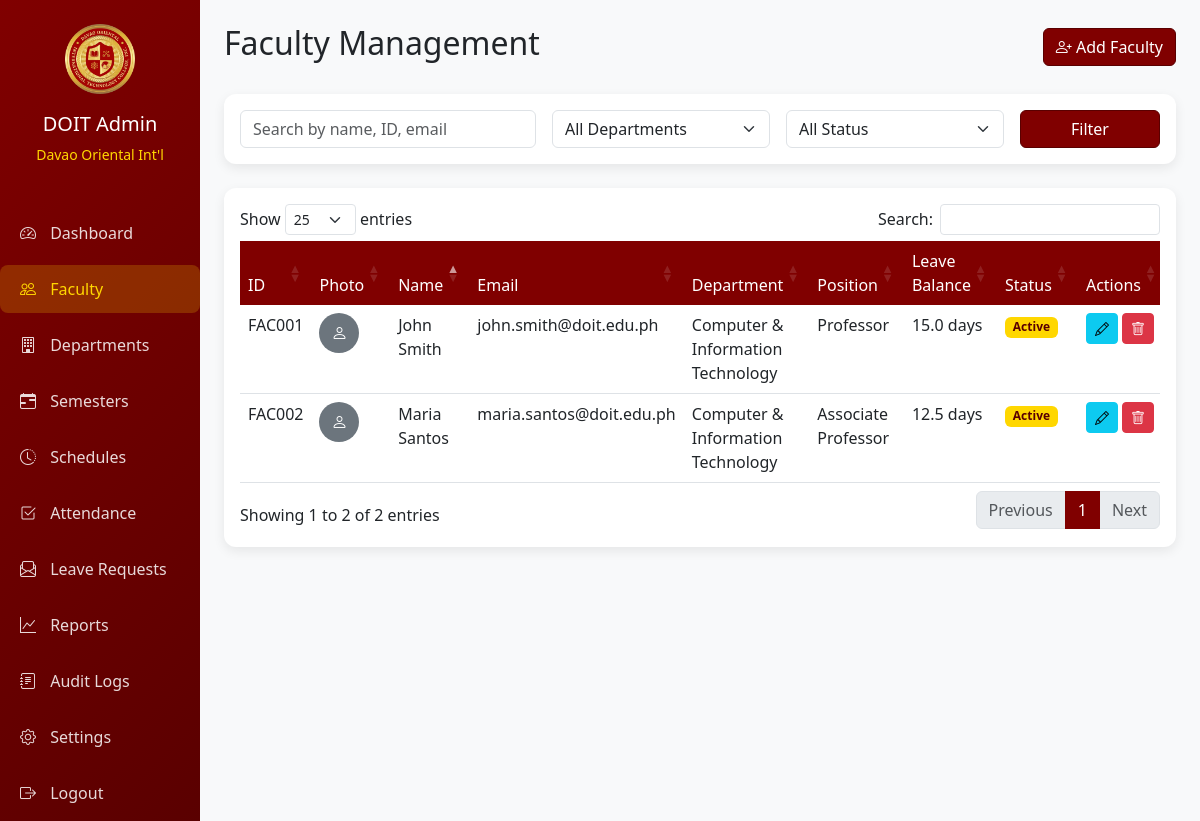
The page /admin/faculty.php (signed in) on the database its author committed.
### tables this page shows
CREATE TABLE `settings` (
  `id` int(11) NOT NULL,
  `setting_key` varchar(100) NOT NULL,
  `setting_value` text DEFAULT NULL,
  `updated_at` timestamp NOT NULL DEFAULT current_timestamp() ON UPDATE current_timestamp()
);

CREATE TABLE `users` (
  `id` int(11) NOT NULL,
  `employee_id` varchar(50) DEFAULT NULL,
  `first_name` varchar(100) NOT NULL,
  `last_name` varchar(100) NOT NULL,
  `email` varchar(100) NOT NULL,
  `password_hash` varchar(255) NOT NULL,
  `role` enum('admin','faculty') DEFAULT 'faculty',
  `department_id` int(11) DEFAULT NULL,
  `position` varchar(100) DEFAULT NULL,
  `hire_date` date DEFAULT NULL,
  `contact_number` varchar(20) DEFAULT NULL,
  `profile_photo` varchar(255) DEFAULT NULL,
  `status` enum('active','inactive') DEFAULT 'active',
  `leave_balance` decimal(5,2) DEFAULT 15.00,
  `last_login` timestamp NULL DEFAULT NULL,
  `created_at` timestamp NOT NULL DEFAULT current_timestamp()
);

CREATE TABLE `departments` (
  `id` int(11) NOT NULL,
  `code` varchar(20) NOT NULL,
  `name` varchar(100) NOT NULL,
  `created_at` timestamp NOT NULL DEFAULT current_timestamp()
);

### includes/functions.php (called while the page is built, shortened)
<?php
function getSetting($pdo, $key) {
    $stmt = $pdo->prepare("SELECT setting_value FROM settings WHERE setting_key = ?");
    $stmt->execute([$key]);
    return $stmt->fetchColumn();
}
?>

### admin/faculty.php (the view, shortened to what this page needs)
<?php
require_once '../config/database.php';
require_once '../includes/functions.php';
$search = $_GET['search'] ?? '';
$query = "SELECT u.*, d.name as department_name FROM users u LEFT JOIN departments d ON u.department_id = d.id WHERE u.role = 'faculty'";
$params = [];
$query .= " ORDER BY u.first_name";
$stmt = $pdo->prepare($query);
$stmt->execute($params);
$faculty_list = $stmt->fetchAll();
?>
<!DOCTYPE html>
<html lang="en">
<head>
    <link href="https://cdn.jsdelivr.net/npm/bootstrap@5.3.0/dist/css/bootstrap.min.css" rel="stylesheet">
    <link href="https://cdn.jsdelivr.net/npm/bootstrap-icons@1.10.0/font/bootstrap-icons.css" rel="stylesheet">
    <link href="https://cdn.datatables.net/1.13.6/css/dataTables.bootstrap5.min.css" rel="stylesheet">
    <link rel="stylesheet" href="../assets/css/theme.css">
</head>
<body>
    <div class="container-fluid">
        <div class="row">
            <div class="col-md-2 p-0 sidebar">
                <?php include '../includes/admin-sidebar.php'; ?>
            </div>
            <div class="col-md-10 p-4">
                <div class="d-flex justify-content-between align-items-center mb-4">
                    <h2>Faculty Management</h2>
                    <button class="btn btn-primary" data-bs-toggle="modal" data-bs-target="#addFacultyModal">
                        <i class="bi bi-person-plus"></i> Add Faculty
                    </button>
                </div>
                <div class="card mb-4">
                    <div class="card-body">
                        <form method="GET" class="row g-3">
                            <div class="col-md-4">
                                <input type="text" class="form-control" name="search" placeholder="Search by name, ID, email" value="<?php echo htmlspecialchars($search); ?>">
                            </div>
                            <div class="col-md-3">
                                <select class="form-select" name="department">
                                    <option value="">All Departments</option>
                                </select>
                            </div>
                            <div class="col-md-3">
                                <select class="form-select" name="status">
                                    <option value="">All Status</option>
                                </select>
                            </div>
                            <div class="col-md-2">
                                <button type="submit" class="btn btn-primary w-100">Filter</button>
                            </div>
                        </form>
                    </div>
                </div>
                <div class="card">
                    <div class="card-body">
                        <div class="table-responsive">
                            <table class="table table-hover" id="facultyTable">
                                <thead>
                                    <tr>
                                        <th>ID</th>
                                        <th>Photo</th>
                                        <th>Name</th>
                                        <th>Email</th>
                                        <th>Department</th>
                                        <th>Position</th>
                                        <th>Leave Balance</th>
                                        <th>Status</th>
                                        <th>Actions</th>
                                    </tr>
                                </thead>
                                <tbody>
                                    <?php foreach ($faculty_list as $faculty): ?>
                                    <tr>
                                        <td><?php echo htmlspecialchars($faculty['employee_id']); ?></td>
                                        <td>
                                            <?php if ($faculty['profile_photo']): ?>
                                                <img src="../assets/uploads/profile_photos/<?php echo $faculty['profile_photo']; ?>" width="40" height="40" class="rounded-circle">
                                            <?php else: ?>
                                                <div class="bg-secondary rounded-circle d-inline-flex align-items-center justify-content-center" style="width: 40px; height: 40px;">
                                                    <i class="bi bi-person text-white"></i>
                                                </div>
                                            <?php endif; ?>
                                        </td>
                                        <td><?php echo htmlspecialchars($faculty['first_name'] . ' ' . $faculty['last_name']); ?></td>
                                        <td><?php echo htmlspecialchars($faculty['email']); ?></td>
                                        <td><?php echo htmlspecialchars($faculty['department_name'] ?? 'N/A'); ?></td>
                                        <td><?php echo htmlspecialchars($faculty['position']); ?></td>
                                        <td><?php echo number_format($faculty['leave_balance'], 1); ?> days</td>
                                        <td>
                                            <span class="badge bg-<?php echo $faculty['status'] == 'active' ? 'success' : 'danger'; ?>">
                                                <?php echo ucfirst($faculty['status']); ?>
                                            </span>
                                        </td>
                                        <td>
                                            <button class="btn btn-sm btn-info" onclick="editFaculty(<?php echo $faculty['id']; ?>)">
                                                <i class="bi bi-pencil"></i>
                                            </button>
                                            <button class="btn btn-sm btn-danger" onclick="deleteFaculty(<?php echo $faculty['id']; ?>, '<?php echo htmlspecialchars($faculty['first_name'] . ' ' . $faculty['last_name']); ?>')">
                                                <i class="bi bi-trash"></i>
                                            </button>
                                        </td>
                                    </tr>
                                    <?php endforeach; ?>
                                </tbody>
                            </table>
                        </div>
                    </div>
                </div>
            </div>
        </div>
    </div>
</body>
</html>

### includes/admin-sidebar.php (shortened to what this page needs)
<?php
$logo_path = getSetting($pdo, 'logo_path');
?>
<div class="sidebar">
    <div class="text-center py-4">
        <?php if ($logo_path && file_exists(PROFILE_PHOTO_PATH . $logo_path)): ?>
            <img src="../assets/uploads/profile_photos/<?= htmlspecialchars($logo_path) ?>" alt="DOIT Logo" style="max-height: 70px; margin-bottom: 10px;">
        <?php else: ?>
            <i class="bi bi-calendar-check fs-1 text-white"></i>
        <?php endif; ?>
        <h5 class="text-white mt-2">DOIT Admin</h5>
        <p class="text-gold small">Davao Oriental Int'l</p>
    </div>
    <nav class="nav flex-column">
        <a class="nav-link <?= basename($_SERVER['PHP_SELF']) == 'dashboard.php' ? 'active' : '' ?>" href="dashboard.php">
            <i class="bi bi-speedometer2"></i> Dashboard
        </a>
        <a class="nav-link <?= basename($_SERVER['PHP_SELF']) == 'faculty.php' ? 'active' : '' ?>" href="faculty.php">
            <i class="bi bi-people"></i> Faculty
        </a>
        <a class="nav-link <?= basename($_SERVER['PHP_SELF']) == 'departments.php' ? 'active' : '' ?>" href="departments.php">
            <i class="bi bi-building"></i> Departments
        </a>
        <a class="nav-link <?= basename($_SERVER['PHP_SELF']) == 'semesters.php' ? 'active' : '' ?>" href="semesters.php">
            <i class="bi bi-calendar-range"></i> Semesters
        </a>
        <a class="nav-link <?= basename($_SERVER['PHP_SELF']) == 'schedules.php' ? 'active' : '' ?>" href="schedules.php">
            <i class="bi bi-clock-history"></i> Schedules
        </a>
        <a class="nav-link <?= basename($_SERVER['PHP_SELF']) == 'attendance.php' ? 'active' : '' ?>" href="attendance.php">
            <i class="bi bi-check2-square"></i> Attendance
        </a>
        <a class="nav-link <?= basename($_SERVER['PHP_SELF']) == 'leaves.php' ? 'active' : '' ?>" href="leaves.php">
            <i class="bi bi-envelope-paper"></i> Leave Requests
        </a>
        <a class="nav-link <?= basename($_SERVER['PHP_SELF']) == 'reports.php' ? 'active' : '' ?>" href="reports.php">
            <i class="bi bi-graph-up"></i> Reports
        </a>
        <a class="nav-link <?= basename($_SERVER['PHP_SELF']) == 'audit-logs.php' ? 'active' : '' ?>" href="audit-logs.php">
            <i class="bi bi-journal-text"></i> Audit Logs
        </a>
        <a class="nav-link <?= basename($_SERVER['PHP_SELF']) == 'settings.php' ? 'active' : '' ?>" href="settings.php">
            <i class="bi bi-gear"></i> Settings
        </a>
        <a class="nav-link" href="../logout.php">
            <i class="bi bi-box-arrow-right"></i> Logout
        </a>
    </nav>
</div>

### assets/css/theme.css (style rules this page uses)
:root { --maroon: #800000; --maroon-dark: #5a0000; --maroon-light: #9a1f1f; --gold: #FFD700; --gold-dark: #DAA520; --gold-light: #FFE44D; --white: #ffffff; --gray-bg: #f8f9fa; }
body { background-color: var(--gray-bg); font-family: 'Segoe UI', Roboto, 'Helvetica Neue', sans-serif; }
.sidebar { min-height: 100vh; background: linear-gradient(135deg, var(--maroon) 0%, var(--maroon-dark) 100%); }
.sidebar .nav-link { color: rgba(255, 255, 255, 0.85); padding: 12px 20px; margin: 4px 0; transition: all 0.3s; border-radius: 8px; }
.sidebar .nav-link:hover, .sidebar .nav-link.active { background: rgba(255, 215, 0, 0.2); color: var(--gold); }
.sidebar .nav-link i { margin-right: 10px; width: 24px; }
.text-gold { color: var(--gold); }
.btn-primary { background-color: var(--maroon); border-color: var(--maroon-dark); }
.card { border: none; border-radius: 12px; box-shadow: 0 4px 12px rgba(0, 0, 0, 0.08); transition: transform 0.2s, box-shadow 0.2s; }
.table thead th { background-color: var(--maroon); color: var(--white); border-bottom: none; font-weight: 500; }
.badge.bg-success { background-color: var(--gold) !important; color: var(--maroon-dark); }

### rows shown on the page
settings: setting_value (picture)
users: employee "FAC001", first_name+last_name "John Smith", email "john.smith@doit.edu.ph", department.name "Computer & Information Technology", position "Professor", leave_balance "15.0", status "Active"
users: employee "FAC002", first_name+last_name "Maria Santos", email "maria.santos@doit.edu.ph", department.name "Computer & Information Technology", position "Associate Professor", leave_balance "12.5", status "Active"
